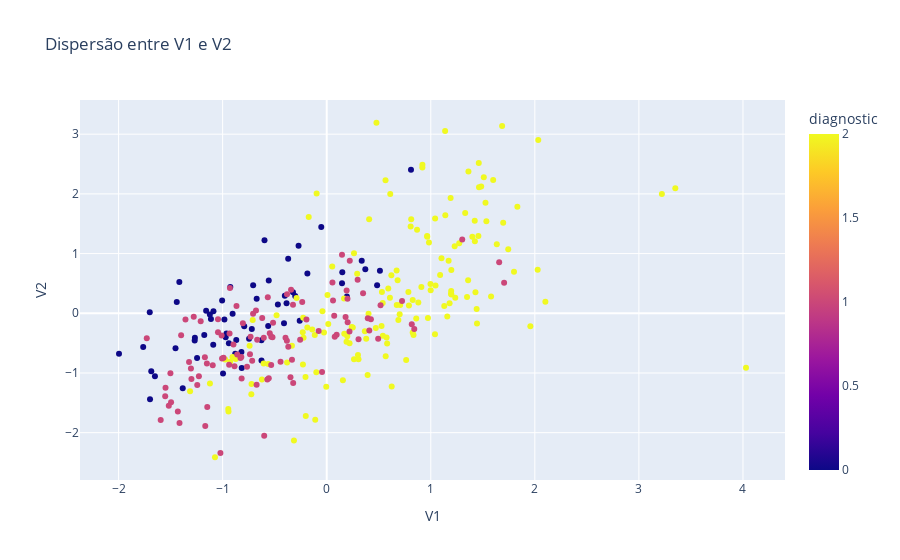

Notebook cell for this chart:
### Code cell
fig = px.scatter(df, x='V1', y='V2', color='diagnostic', title='Dispersão entre V1 e V2')
fig.show()

### Figure 1 — Plotly figure (JSON) as saved in the notebook; plotly's stock layout.template omitted (floating-point values rounded to 4 significant figures; data arrays with more than 128 entries replaced by an {"elided": "..."} marker saying what was removed)
{"data": [{"hovertemplate": "V1=%{x}<br>V2=%{y}<br>diagnostic=%{marker.color}<extra></extra>", "legendgroup": "", "marker": {"color": {"elided": "310 int values"}, "coloraxis": "coloraxis", "symbol": "circle"}, "mode": "markers", "name": "", "orientation": "v", "showlegend": false, "type": "scatter", "x": {"elided": "310 float values"}, "xaxis": "x", "y": {"elided": "310 float values"}, "yaxis": "y"}], "layout": {"coloraxis": {"colorbar": {"title": {"text": "diagnostic"}}, "colorscale": [[0, "#0d0887"], [0.1111, "#46039f"], [0.2222, "#7201a8"], [0.3333, "#9c179e"], [0.4444, "#bd3786"], [0.5556, "#d8576b"], [0.6667, "#ed7953"], [0.7778, "#fb9f3a"], [0.8889, "#fdca26"], [1, "#f0f921"]]}, "legend": {"tracegroupgap": 0}, "title": {"text": "Dispersão entre V1 e V2"}, "xaxis": {"anchor": "y", "domain": [0, 1], "title": {"text": "V1"}}, "yaxis": {"anchor": "x", "domain": [0, 1], "title": {"text": "V2"}}}}
